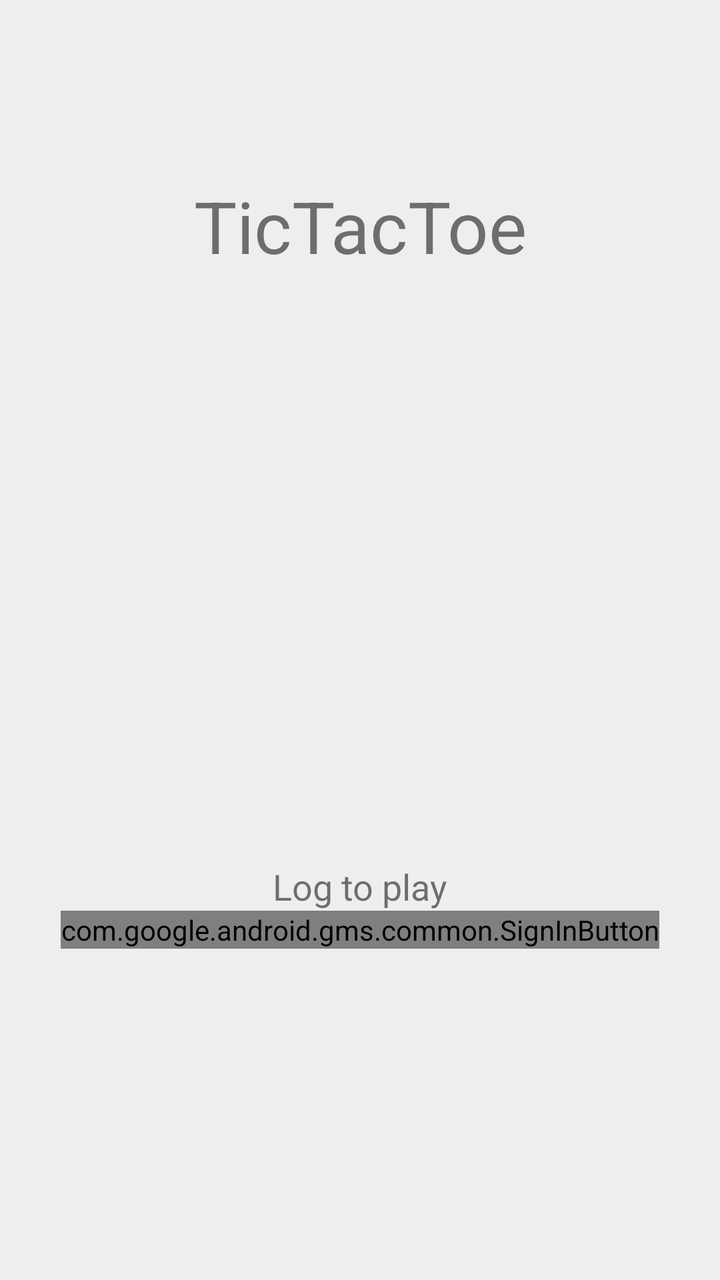
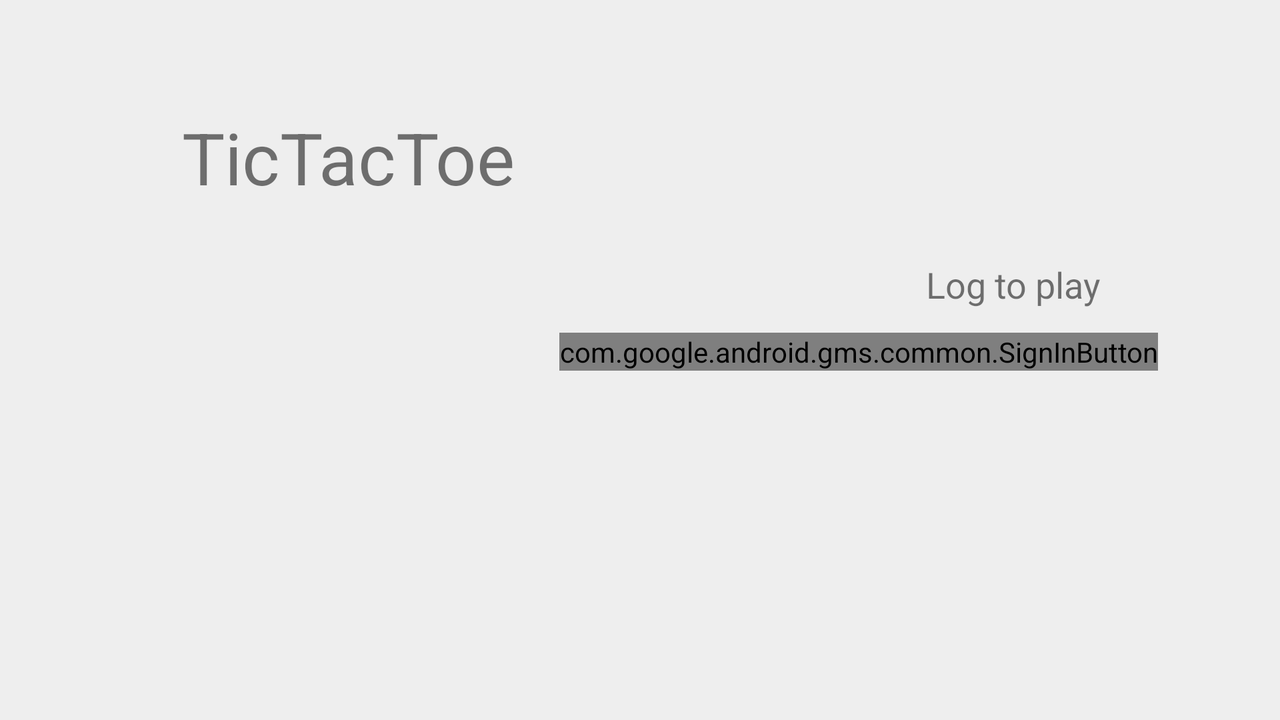

First picture: res/layout/ on a phone held upright. Second picture: the repository's own variant of that layout, on a device whose configuration matches the variant's folder. Source for both follows.
<!-- AndroidManifest.xml: activity theme Theme.AppCompat.Light.NoActionBar.FullScreen -->
<!-- res/layout/activity_main.xml -->
<?xml version="1.0" encoding="utf-8"?>
<androidx.constraintlayout.widget.ConstraintLayout
        xmlns:android="http://schemas.android.com/apk/res/android"
        xmlns:tools="http://schemas.android.com/tools"
        xmlns:app="http://schemas.android.com/apk/res-auto"
        android:layout_width="match_parent"
        android:layout_height="match_parent"
        tools:context=".MainActivity"
        android:background="@color/backgroundColor">
    <ImageView
            android:id="@+id/logo"
            android:layout_width="200dp"
            android:layout_height="200dp"
            app:srcCompat="@drawable/logo"
            app:layout_constraintRight_toRightOf="parent"
            app:layout_constraintLeft_toLeftOf="parent"
            android:scaleType="centerCrop"
            android:layout_margin="25dp"
            app:layout_constraintTop_toBottomOf="@id/titel"/>
    <TextView
            android:id="@+id/titel"
            android:text="@string/app_name"
            android:layout_width="wrap_content"
            android:layout_height="wrap_content"
            tools:layout_editor_absoluteY="125dp"
            android:textSize="36sp"
            app:layout_constraintVertical_bias="0.15"
            app:layout_constraintBottom_toBottomOf="parent"
            app:layout_constraintLeft_toLeftOf="parent"
            app:layout_constraintRight_toRightOf="parent"
            app:layout_constraintTop_toTopOf="parent"/>
    <TextView
            android:id="@+id/TextLoginNotice"
            android:layout_width="wrap_content"
            android:layout_height="wrap_content"
            android:text="@string/login_notice"
            app:layout_constraintBottom_toBottomOf="parent"
            app:layout_constraintLeft_toLeftOf="parent"
            app:layout_constraintRight_toRightOf="parent"
            app:layout_constraintTop_toTopOf="parent"
            android:textSize="18sp"
            app:layout_constraintVertical_bias="0.7"/>
    <com.google.android.gms.common.SignInButton
            android:id="@+id/sign_in_button"
            android:layout_width="wrap_content"
            android:layout_height="wrap_content"
            app:layout_constraintRight_toRightOf="parent"
            app:layout_constraintLeft_toLeftOf="parent"
            app:layout_constraintTop_toBottomOf="@id/TextLoginNotice"/>
    <Button
            android:id="@+id/easy"
            android:text="@string/easy"
            android:layout_width="wrap_content"
            android:layout_height="wrap_content"
            app:layout_constraintVertical_bias="0.65"
            app:layout_constraintTop_toTopOf="parent"
            app:layout_constraintBottom_toBottomOf="parent"
            app:layout_constraintRight_toRightOf="parent"
            app:layout_constraintLeft_toLeftOf="parent"
            android:visibility="invisible"/>
    <Button
            android:id="@+id/hard"
            android:text="@string/hard"
            android:layout_width="wrap_content"
            android:layout_height="wrap_content"
            app:layout_constraintRight_toRightOf="parent"
            app:layout_constraintLeft_toLeftOf="parent"
            app:layout_constraintTop_toBottomOf="@id/easy"
            android:visibility="invisible"/>
    <Button
            android:id="@+id/p1vsp2"
            android:text="@string/p1vsp2"
            android:layout_width="wrap_content"
            android:layout_height="wrap_content"
            app:layout_constraintRight_toRightOf="parent"
            app:layout_constraintLeft_toLeftOf="parent"
            app:layout_constraintTop_toBottomOf="@id/hard"
            android:visibility="invisible"/>
    <Button
            android:id="@+id/signout"
            android:text="@string/sign_out"
            android:layout_width="wrap_content"
            android:layout_height="wrap_content"
            app:layout_constraintRight_toRightOf="parent"
            app:layout_constraintLeft_toLeftOf="parent"
            app:layout_constraintTop_toBottomOf="@id/p1vsp2"
            android:visibility="invisible"/>
    <ImageButton
            android:id="@+id/settingsButton"
            app:srcCompat="@drawable/settings"
            android:layout_width="40dp"
            android:layout_height="40dp"
            android:layout_margin="15dp"
            app:layout_constraintTop_toTopOf="parent"
            app:layout_constraintRight_toRightOf="parent"
            android:visibility="invisible"
            android:background="@color/backgroundColor"
            android:scaleType="fitCenter"/>

</androidx.constraintlayout.widget.ConstraintLayout>
<!-- resources referenced by this layout -->
<resources>
  <color name="backgroundColor">#eeeeee</color>
  <!-- drawable settings: png bitmap (drawable-hdpi, 1702 bytes) -->
  <string name="app_name">TicTacToe</string>
  <string name="easy">Easy</string>
  <string name="hard">Hard</string>
  <string name="login_notice">Log to play</string>
  <string name="p1vsp2">P1 vs P2</string>
  <string name="sign_out">Sign Out</string>
  <style name="Theme.AppCompat.Light.NoActionBar.FullScreen" parent="@style/Theme.AppCompat.Light.NoActionBar">
          <item name="android:windowNoTitle">true</item>
          <item name="android:windowActionBar">false</item>
          <item name="android:windowFullscreen">true</item>
          <item name="android:windowContentOverlay">@null</item>
      </style>
</resources>
<!-- res/layout-land/activity_main.xml (the repository's variant of the layout above) -->
<!-- drawn on the phone turned sideways -->
<?xml version="1.0" encoding="utf-8"?>
<androidx.constraintlayout.widget.ConstraintLayout
        xmlns:android="http://schemas.android.com/apk/res/android"
        xmlns:tools="http://schemas.android.com/tools"
        xmlns:app="http://schemas.android.com/apk/res-auto"
        android:layout_width="match_parent"
        android:layout_height="match_parent"
        tools:context=".MainActivity"
        android:background="#eeeeee">
    <TextView
            android:id="@+id/titel"
            android:text="@string/app_name"
            android:layout_width="wrap_content"
            android:layout_height="wrap_content"
            android:textSize="36sp"
            app:layout_constraintVertical_bias="0.174"
            app:layout_constraintBottom_toBottomOf="parent"
            app:layout_constraintLeft_toLeftOf="parent"
            app:layout_constraintRight_toRightOf="parent"
            app:layout_constraintTop_toTopOf="parent"
            app:layout_constraintHorizontal_bias="0.192"/>
    <TextView
            android:id="@+id/TextLoginNotice"
            android:layout_width="wrap_content"
            android:layout_height="wrap_content"
            android:text="@string/login_notice"
            app:layout_constraintBottom_toBottomOf="parent"
            app:layout_constraintLeft_toLeftOf="parent"
            app:layout_constraintRight_toRightOf="parent"
            app:layout_constraintTop_toTopOf="parent"
            android:textSize="18sp"
            app:layout_constraintVertical_bias="0.387"
            app:layout_constraintHorizontal_bias="0.838"/>
    <Button
            android:id="@+id/p1vsp2"
            android:text="@string/p1vsp2"
            android:layout_width="wrap_content"
            android:layout_height="wrap_content"
            app:layout_constraintRight_toRightOf="parent"
            app:layout_constraintLeft_toLeftOf="parent"
            app:layout_constraintTop_toBottomOf="@id/hard"
            android:visibility="invisible"
            app:layout_constraintHorizontal_bias="0.802"
            android:layout_marginTop="8dp"/>
    <ImageView
            android:id="@+id/logo"
            android:layout_width="200dp"
            android:layout_height="200dp"
            app:srcCompat="@drawable/logo"
            android:scaleType="centerCrop"
            android:layout_margin="25dp"
            app:layout_constraintTop_toBottomOf="@id/titel"
            android:layout_marginTop="32dp"
            app:layout_constraintStart_toStartOf="@+id/titel"
            app:layout_constraintEnd_toEndOf="@+id/titel"/>
    <Button
            android:id="@+id/easy"
            android:text="@string/easy"
            android:layout_width="wrap_content"
            android:layout_height="wrap_content"
            app:layout_constraintVertical_bias="0.245"
            app:layout_constraintTop_toTopOf="parent"
            app:layout_constraintBottom_toBottomOf="parent"
            app:layout_constraintRight_toRightOf="parent"
            app:layout_constraintLeft_toLeftOf="parent"
            android:visibility="invisible"
            app:layout_constraintHorizontal_bias="0.802"/>
    <Button
            android:id="@+id/signout"
            android:text="@string/sign_out"
            android:layout_width="wrap_content"
            android:layout_height="wrap_content"
            app:layout_constraintRight_toRightOf="parent"
            app:layout_constraintLeft_toLeftOf="parent"
            app:layout_constraintTop_toBottomOf="@id/p1vsp2"
            android:visibility="invisible"
            app:layout_constraintHorizontal_bias="0.802"
            android:layout_marginTop="8dp"/>
    <Button
            android:id="@+id/hard"
            android:text="@string/hard"
            android:layout_width="wrap_content"
            android:layout_height="wrap_content"
            app:layout_constraintRight_toRightOf="parent"
            app:layout_constraintLeft_toLeftOf="parent"
            app:layout_constraintTop_toBottomOf="@id/easy"
            android:visibility="invisible"
            app:layout_constraintHorizontal_bias="0.802"
            android:layout_marginTop="8dp"/>
    <com.google.android.gms.common.SignInButton
            android:id="@+id/sign_in_button"
            android:layout_width="wrap_content"
            android:layout_height="wrap_content"
            app:layout_constraintRight_toRightOf="parent"
            app:layout_constraintLeft_toLeftOf="parent"
            app:layout_constraintTop_toBottomOf="@id/TextLoginNotice"
            app:layout_constraintHorizontal_bias="0.821"
            android:layout_marginTop="12dp"/>
    <ImageButton
            android:id="@+id/settingsButton"
            app:srcCompat="@drawable/settings"
            android:layout_width="40dp"
            android:layout_height="40dp"
            android:layout_margin="15dp"
            app:layout_constraintTop_toTopOf="parent"
            app:layout_constraintRight_toRightOf="parent"
            android:visibility="invisible"
            android:background="@color/backgroundColor"
            android:scaleType="fitCenter"/>

</androidx.constraintlayout.widget.ConstraintLayout>
